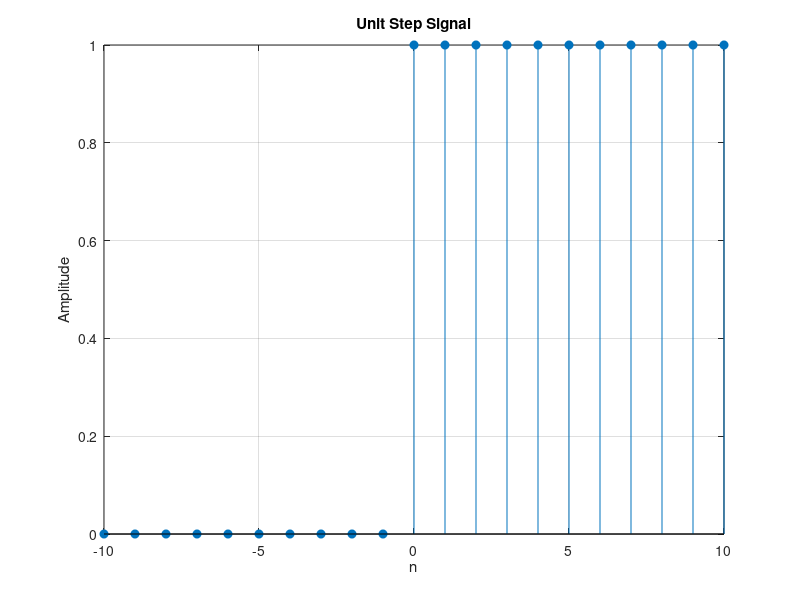

Here is the MATLAB script that generated this plot:
% Parameters
n = -10:10;                 % Time vector from -10 to 10
step = (n >= 0)

% Plotting
stem(n, step, 'filled');
xlabel('n');
ylabel('Amplitude');
title('Unit Step Signal');
grid on;
